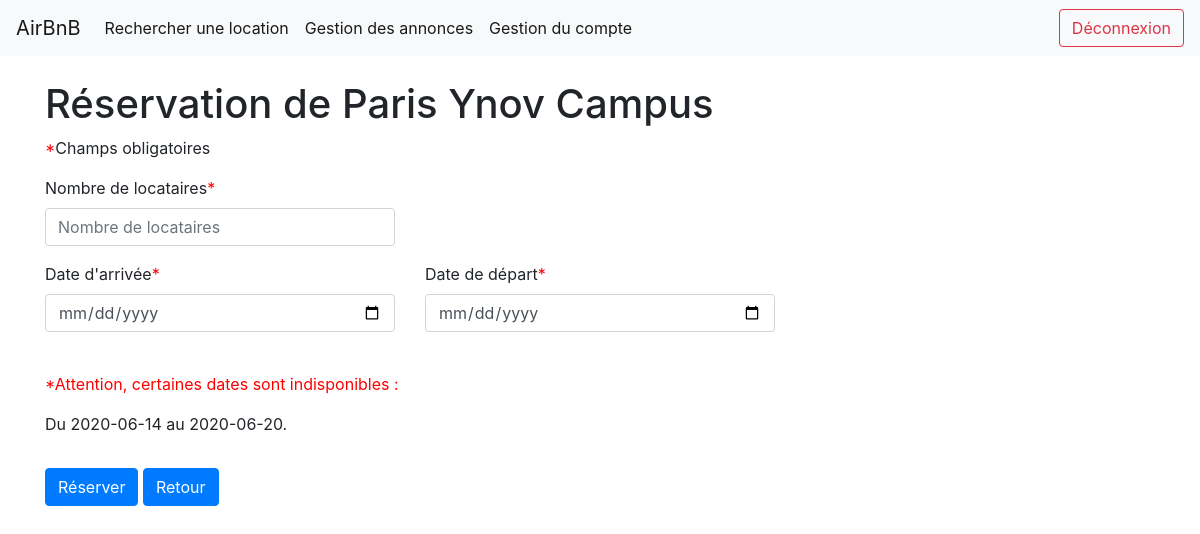
The app's page /ProjetDevWeb/reservation.php?IDannonce=23 (signed in) with its own data.
### tables this page shows
CREATE TABLE `annonce` (
  `id_annonce` int(5) NOT NULL,
  `id_compte` int(5) DEFAULT NULL,
  `titre` varchar(50) DEFAULT NULL,
  `descript` text DEFAULT NULL,
  `nb_places` varchar(2) DEFAULT NULL,
  `numerorue` int(2) DEFAULT NULL,
  `nomrue` varchar(50) DEFAULT NULL,
  `ville` varchar(50) DEFAULT NULL,
  `codepostal` int(5) DEFAULT NULL,
  `prix` varchar(5) DEFAULT NULL
);

CREATE TABLE `reservation` (
  `id_reservation` int(5) NOT NULL,
  `id_annonce` int(5) DEFAULT NULL,
  `date_arrive` date DEFAULT NULL,
  `date_depart` date DEFAULT NULL,
  `id_client` int(5) DEFAULT NULL
);

### ProjetDevWeb/reservation.php (the view, shortened to what this page needs)
<?php require_once("inc/header.inc.php"); ?>
<?php if(!empty($_SESSION["userID"])){
    $annonce = $pdo->query("SELECT * FROM annonce WHERE id_annonce = '$_GET[IDannonce]'")->fetch(PDO::FETCH_OBJ);
    $reservations = $pdo->query("SELECT * FROM reservation WHERE id_annonce = '$_GET[IDannonce]'");
    $reservexiste = $pdo->query("SELECT * FROM reservation WHERE id_annonce = '$_GET[IDannonce]'")->fetch(PDO::FETCH_OBJ);
    $client = $pdo->query("SELECT * FROM compte WHERE id_compte = '$_SESSION[userID]'")->fetch(PDO::FETCH_OBJ); ?>
    <br><h1>Réservation de <?php echo $annonce->titre; ?></h1>
    <?php if(empty($_POST["nbpersonnes"]) || empty($_POST["datedebut"]) || empty($_POST["datefin"])){ ?>
        <p><span style="color: red;">*</span>Champs obligatoires</p>
        <form method="POST">
            <div class="row">
                <div class="form-group col-md-4">
                    <label for="nbpersonnes">Nombre de locataires<span style="color: red;">*</span></label>
                    <input type="number" class="form-control" id="nbpersonnes" name="nbpersonnes" min="1" max="<?php echo $annonce->nb_places; ?>" placeholder="Nombre de locataires">
                </div>
            </div>
            <div class="row">
                <div class="form-group col-md-4">
                    <label for="datedebut">Date d'arrivée<span style="color: red;">*</span></label>
                    <input type="date" class="form-control" id="datedebut" name="datedebut" min="<?php echo date('Y-m-d'); ?>">
                </div>
                <div class="form-group col-md-4">
                    <label for="datefin">Date de départ<span style="color: red;">*</span></label>
                    <input type="date" class="form-control" id="datefin" name="datefin" min="<?php echo date('Y-m-d'); ?>">
                </div>
            </div>
            <div class="row">
                <?php if(!empty($reservexiste)){ ?>
                    <div class="form-group col">
                        <br><p style='color: red;'>*Attention, certaines dates sont indisponibles :</p>
                        <?php while($reservation = $reservations->fetch(PDO::FETCH_OBJ)){
                            echo "<p>Du ". $reservation->date_arrive . " au " . $reservation->date_depart . ".<p>";
                        } ?>
                    </div>
                <?php } ?>
            </div>
                <button type="submit" class="btn btn-primary">Réserver</button>
                <a class="btn btn-primary" href="index.php">Retour</a>
        </form><br>
    <?php }
}else{
    echo "<p style='color:red;'>Veuillez vous connecter pour accéder à cette page.</p>";
}
require_once("inc/footer.inc.php"); ?>

### records on screen
annonce: titre "Paris Ynov Campus"
reservation: date_arrive "2020-06-14", date_depart "2020-06-20"
